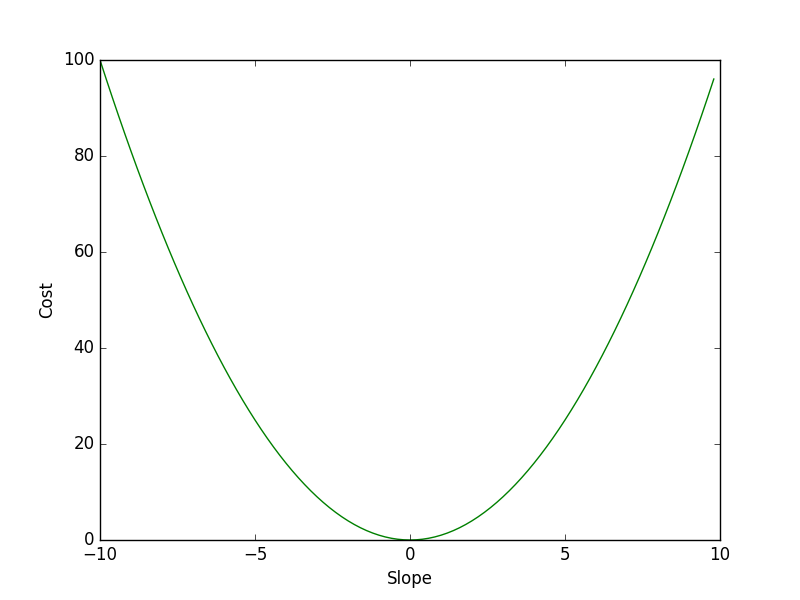

Python code for this plot:
import numpy as np
import matplotlib.pyplot as plt
import random, time
from matplotlib.animation import FuncAnimation


colors = ['b','g','r', 'c', 'm', 'y']

t = np.arange(-10, 10, 0.2)


# Plot the data
plt.plot(t, t**2, color='g')

# Label the axes
plt.ylabel('Cost')
plt.xlabel('Slope')

plt.show()
